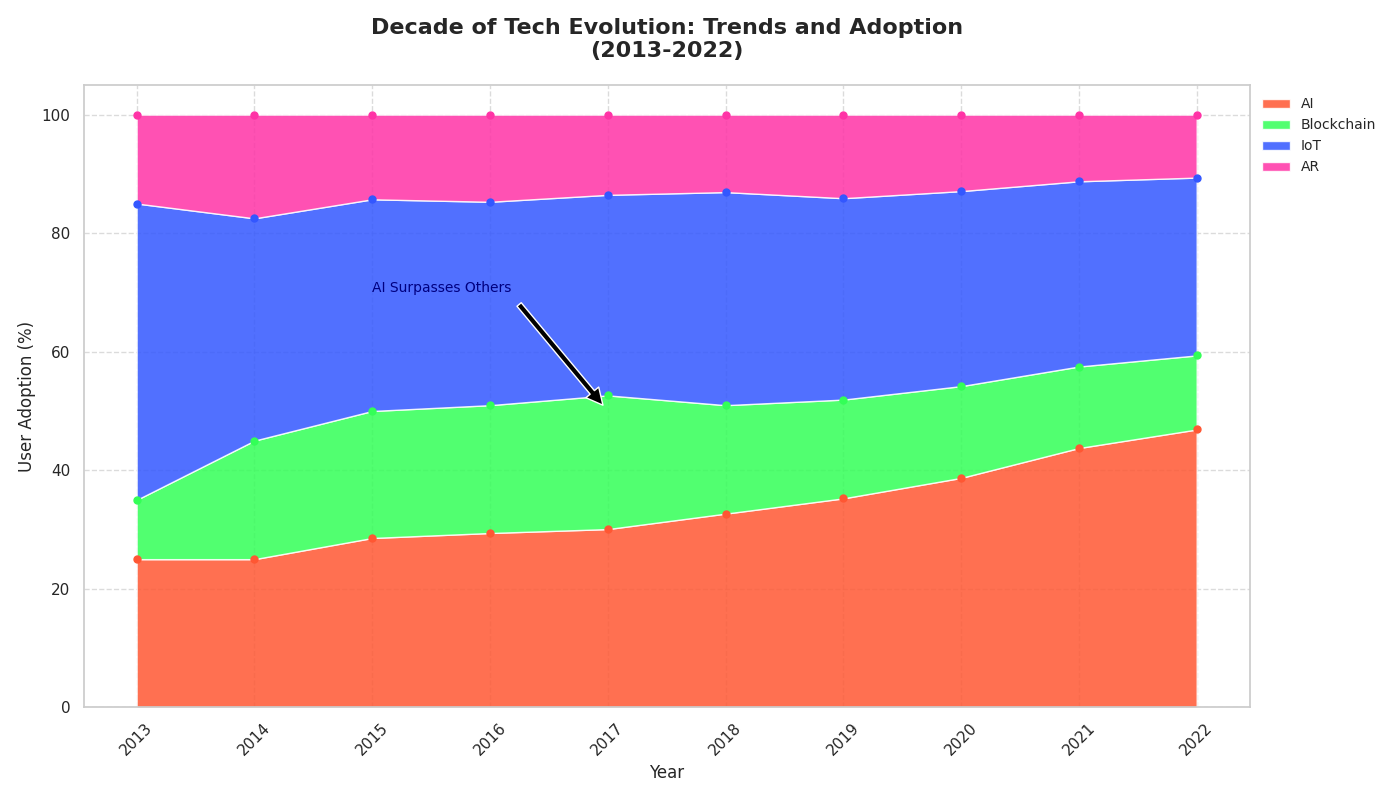

The script that drew this image:
import matplotlib.pyplot as plt
import numpy as np

years = np.arange(2013, 2023)

# Define adoption data for each technology
ai_adoption = np.array([5, 10, 20, 30, 40, 50, 55, 60, 70, 75])
blockchain_adoption = np.array([2, 8, 15, 22, 30, 28, 26, 24, 22, 20])
iot_adoption = np.array([10, 15, 25, 35, 45, 55, 53, 51, 50, 48])
ar_adoption = np.array([3, 7, 10, 15, 18, 20, 22, 20, 18, 17])

total_adoption = ai_adoption + blockchain_adoption + iot_adoption + ar_adoption

ai_adoption_percentage = (ai_adoption / total_adoption) * 100
blockchain_adoption_percentage = (blockchain_adoption / total_adoption) * 100
iot_adoption_percentage = (iot_adoption / total_adoption) * 100
ar_adoption_percentage = (ar_adoption / total_adoption) * 100

adoption_data = np.vstack([ai_adoption_percentage, blockchain_adoption_percentage, iot_adoption_percentage, ar_adoption_percentage])

fig, ax = plt.subplots(figsize=(14, 8), dpi=100)

# New set of custom colors for each technology
colors = ['#FF5733', '#33FF57', '#3357FF', '#FF33A6']  # Custom colors

ax.stackplot(years, adoption_data, labels=['AI', 'Blockchain', 'IoT', 'AR'], colors=colors, alpha=0.85)

for i, percentage in enumerate(adoption_data):
    ax.plot(years, np.cumsum(adoption_data, axis=0)[i], marker='o', markersize=5, linestyle='None', label='_nolegend_', color=colors[i])

ax.set_title('Decade of Tech Evolution: Trends and Adoption\n(2013-2022)', fontsize=16, fontweight='bold', pad=20)
ax.set_xlabel('Year', fontsize=12)
ax.set_ylabel('User Adoption (%)', fontsize=12)

ax.set_xticks(years)
ax.set_xticklabels(years, rotation=45)

ax.annotate('AI Surpasses Others', xy=(2017, 50), xytext=(2015, 70), arrowprops=dict(facecolor='black', shrink=0.05), fontsize=10, color='navy')

ax.legend(loc='upper left', fontsize=10, bbox_to_anchor=(1, 1), frameon=False)

ax.grid(True, linestyle='--', alpha=0.7)
plt.tight_layout()
plt.show()
